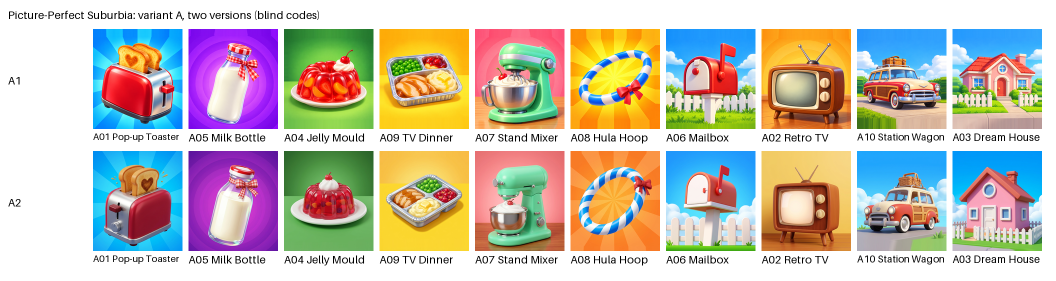
#> input picture sets/picture-perfect-suburbia/compare/cards_A.png, 2112 x 562 px, given in place of r01c01.png, which was not available (shown at 1/2 size)
$ python set_palette.py ../sets/picture-perfect-suburbia/compare/cards_A.png
#> lines starting #> are read from the running program, lines starting #| are printed output that depends on the picture; pictures that were not available may be replaced by others from this repository, and a replacement may not be noted
### pipeline/colour_check.py
"""Pixel check of a card's background colour family against the plan's bg_color (no model involved).

    python -I pipeline/colour_check.py sets/<slug>/plan.json    # audit every finished card of a set

cardgen.py runs the same check after the vision QA. It measures the outer ring of the card (for category 3,
the wall: the top band and the upper side strips) and names each saturated pixel's colour family.
- fail: the main family is neither the planned one nor its neighbour on the colour wheel, or 30%+ is teal;
- warn: the main family is the planned one's neighbour (orange for yellow, pink for purple);
- category 4 is skipped: its backdrop is a scene, not one colour.
On the 84 Cinema cards of categories 1-3 it failed exactly the two cards whose background ignored the plan
(PP-A08 teal instead of orange, LI-A04 red instead of green), both rated 3 or lower by Pavel (W016).
"""

from __future__ import annotations

import colorsys
import json
import sys
from pathlib import Path

from PIL import Image

RING = ["red", "orange", "yellow", "green", "teal", "blue", "purple", "pink"]
HUE_LIMITS = [(12, "red"), (40, "orange"), (68, "yellow"), (160, "green"), (195, "teal"), (255, "blue"),
              (290, "purple"), (345, "pink"), (360, "red")]
TEAL_LIMIT = 0.3


def _family(r: int, g: int, b: int) -> str:
    h, s, v = colorsys.rgb_to_hsv(r / 255, g / 255, b / 255)
    if s < 0.25 or v < 0.30:
        return "grey/dark"
    name = next(n for limit, n in HUE_LIMITS if h * 360 < limit)
    return "pink" if name == "red" and s < 0.55 else name  # pastel and salmon pinks share red's hue


def measure(image: Image.Image, category: int) -> dict[str, float]:
    """Share of each colour family in the background area, largest first."""
#> called with category = 3
    img = image.convert("RGB").resize((240, 268))
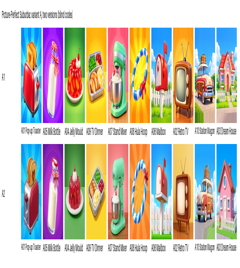
#> img: PIL image 240x268 RGB; mean R, G, B 197.8, 189.7, 177.8
    w, h = img.size
#> w = 240; h = 268
    px = img.load()
    edge = round(w * 0.06)
#> edge = 14
    counts: dict[str, int] = {}
    for y in range(0, h, 2):
        for x in range(0, w, 2):
            if category == 3:  # the wall: floors are often wood, so only the top band and upper side strips
                keep = y < h * 0.10 or (y < h * 0.5 and (x < edge or x >= w - edge))
            else:
                keep = x < edge or x >= w - edge or y < edge or y >= h - edge
            if keep:
                name = _family(*px[x, y])
                counts[name] = counts.get(name, 0) + 1
    total = sum(counts.values())
    return {k: round(v / total, 2) for k, v in sorted(counts.items(), key=lambda kv: -kv[1])}


def backdrop_family(image: Image.Image) -> str:
    """Main colour family of the backdrop (wall, sky or plain background) in any category: top band and upper sides."""
    return next((name for name in measure(image, 3) if name != "grey/dark"), "grey/dark")


# [39 lines left out: functions _near, check, main, not called in this run]


# [2 lines that do not run on import are left out]

### pipeline/set_palette.py
"""Background-colour profile of whole sets: reference rows versus our chosen variants (pixel measurement).

    python -I pipeline/set_palette.py OUT_MD

For every card, the backdrop is measured as in colour_check.py: the top band and the upper side strips.
That is the wall, the sky or the plain background in every category. Per set it reports the colour family
of each card, how many cards share the set's most common family, warm vs cool, and how often neighbours
in the 5x2 window (left-right, or above-below) share a family.
"""

from __future__ import annotations

import json
import sys
from collections import Counter
from pathlib import Path

HERE = Path(__file__).resolve().parent
ROOT = HERE.parent
sys.path.insert(0, str(HERE))

from PIL import Image  # noqa: E402

from colour_check import backdrop_family  # noqa: E402

CARDS = ROOT / "references" / "miro_v1" / "cards"
# Reference grid rows, named after the collection windows (references/miro_v1/collection_summer); row 12 is the grand set.
REF_SETS = {1: "Finals", 2: "Coolness", 3: "Beach", 4: "Road Trip", 5: "Sports", 6: "Amusement", 7: "Countrystead",
            8: "Boyscout", 9: "Music Fest", 10: "Poolside", 11: "Tour", 12: "Summer Party (grand)", 13: "Gardens",
            14: "Seafaring", 15: "Vacation", 16: "Diving"}
OURS = [("love-in-the-city", "B"), ("picture-perfect-suburbia", "A"), ("once-upon-a-garden", "A"), ("the-lost-island", "C")]
WARM = {"red", "orange", "yellow", "pink"}
SHORT = {"red": "R", "orange": "O", "yellow": "Y", "green": "G", "teal": "T", "blue": "B", "purple": "P", "pink": "K",
         "grey/dark": "-"}


def family(path: Path) -> str:
    return backdrop_family(Image.open(path))


def profile(name: str, families: list[str]) -> dict:
    counts = Counter(families)
    top, top_n = counts.most_common(1)[0]
    pairs = [(i, i + 1) for i in range(9) if i != 4] + [(i, i + 5) for i in range(5)]  # 5x2 window neighbours
    same = sum(families[a] == families[b] for a, b in pairs)
    return {"set": name, "row": " ".join(SHORT[f] for f in families[:5]) + " / " + " ".join(SHORT[f] for f in families[5:]),
            "families": len(counts), "top": f"{top} {top_n}/10", "top_n": top_n,
            "warm": sum(f in WARM for f in families), "same_neighbours": same}


def main(argv: list[str]) -> int:
    if len(argv) != 1:
        print(__doc__)
        return 2
    rows = []
    for r, name in REF_SETS.items():
        rows.append(("ref", profile(name, [family(CARDS / f"r{r:02d}c{c:02d}.png") for c in range(1, 11)])))
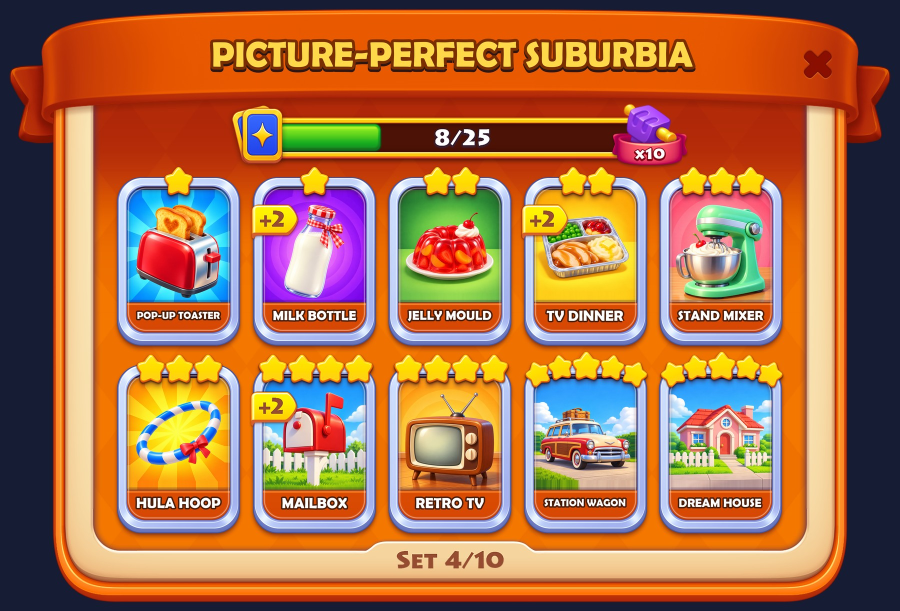
#> input picture sets/picture-perfect-suburbia/compare/window_A1.jpg, 1800 x 1221 px, given in place of r01c02.png, which was not available (shown at 1/2 size)
#> call 2 of measure, with category = 3
#> in measure (call 2), `img = image.convert("RGB").resize((240, 268))`:
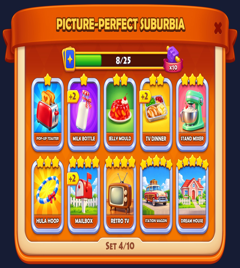
#> img: PIL image 240x268 RGB; mean R, G, B 170.8, 112.7, 73.3
    for slug, vid in OURS:
        plan = json.loads((ROOT / "sets" / slug / "plan.json").read_text(encoding="utf-8"))
        cards = next(v for v in plan["variants"] if v["id"] == vid)["cards"]
        rows.append(("ours", profile(f"{plan['set']} {vid}", [family(ROOT / "sets" / slug / "final" / f"{c['id']}.png") for c in cards])))
    lines = ["# Set palette profile (generated by pipeline/set_palette.py)", "",
             "Backdrop colour family per card (R red, O orange, Y yellow, G green, T teal, B blue, P purple, K pink).",
             "Order: reference sets in board-grid order (mostly, not always, the in-game window order); ours in plan order.",
             "Neighbour pairs: 13 per set (8 left-right, 5 above-below); the neighbour count depends on that order.", "",
             "| Source | Set | Cards 1-5 / 6-10 | Families | Most common | Warm backdrops | Same-colour neighbours |",
             "|---|---|---|---|---|---|---|"]
    for source, p in rows:
        lines.append(f"| {source} | {p['set']} | {p['row']} | {p['families']} | {p['top']} | {p['warm']}/10 | {p['same_neighbours']}/13 |")
    for source in ("ref", "ours"):
        group = [p for s, p in rows if s == source and "grand" not in p["set"]]
        n = len(group)
        lines.append("")
        lines.append(f"**{source}** ({n} object sets): families per set {sum(p['families'] for p in group) / n:.1f}; "
                     f"most common family covers {sum(p['top_n'] for p in group) / n:.1f}/10 cards; "
                     f"warm backdrops {sum(p['warm'] for p in group) / n:.1f}/10; "
                     f"same-colour neighbours {sum(p['same_neighbours'] for p in group) / n:.1f}/13.")
    Path(argv[0]).write_text("\n".join(lines) + "\n", encoding="utf-8")
    print("\n".join(lines))
    return 0


if __name__ == "__main__":
#> (the run stopped early here; a loop or call above may not have finished)
